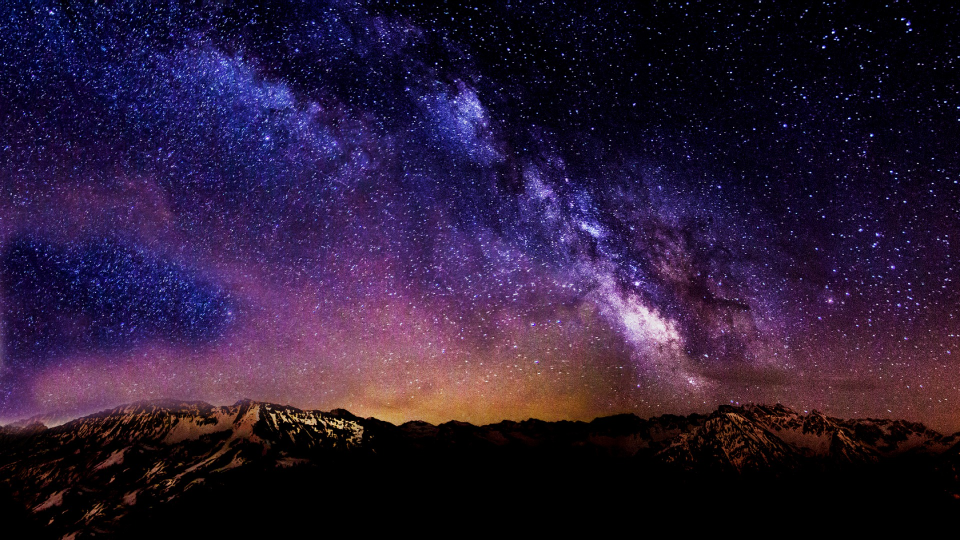
#> input picture Tutorials/starry_night.jpg, 1920 x 1080 px, found by its file name (shown at 1/2 size)
$ python image_resizing.py
#> lines starting #> are read from the running program, lines starting #| are printed output that depends on the picture
import cv2 as cv
import matplotlib.pyplot as plt

# Image resizing
img = cv.imread(cv.samples.findFile("starry_night.jpg"), cv.IMREAD_COLOR)
#> img is the input picture: shape (1080, 1920, 3); mean B, G, R 55.6, 27.1, 43.9
img_rgb = cv.cvtColor(img, cv.COLOR_BGR2RGB)

#cv.imshow("original image", img)

plt.figure(figsize=[18, 5])


plt.subplot(1,4,1)
plt.title("Original")
plt.imshow(img_rgb)


plt.subplot(1, 4, 2)  # row 1, column 3, count 1

cropped_region = img_rgb[200:400, 100:300]
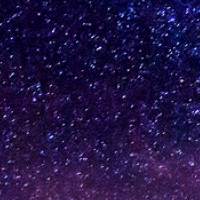
#> cropped_region: shape (200, 200, 3); mean R, G, B 32.7, 18.7, 68.3
resized_img_5x = cv.resize(cropped_region, None, fx=5, fy=5)
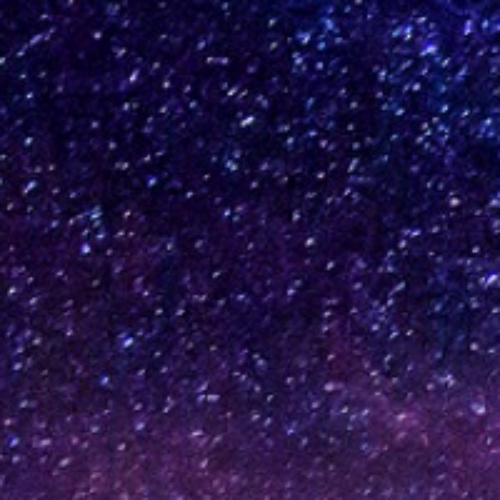
#> resized_img_5x: shape (1000, 1000, 3) (shown at 1/2 size); mean R, G, B 32.6, 18.6, 68.2
plt.imshow(resized_img_5x)
plt.title("Resize Cropped Image with Scale 5X")

width = 200
height = 300
dimension = (width, height)
resized_img = cv.resize(img_rgb, dsize=dimension, interpolation=cv.INTER_AREA)
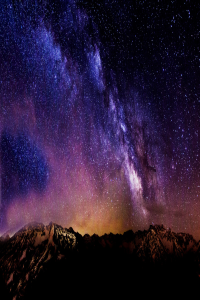
#> resized_img: shape (300, 200, 3); mean R, G, B 43.9, 27.1, 55.6

plt.subplot(1, 4, 3)
plt.imshow(resized_img)
plt.title("Resize Image with Custom Size")

desired_width = 500
aspect_ratio = desired_width / cropped_region.shape[1]
#> aspect_ratio = 2.5
desired_height = int(cropped_region.shape[0] * aspect_ratio)
#> desired_height = 500
dim = (desired_width, desired_height)
#> dim = (500, 500)
resized_cropped_region = cv.resize(cropped_region, dsize=dim, interpolation=cv.INTER_AREA)
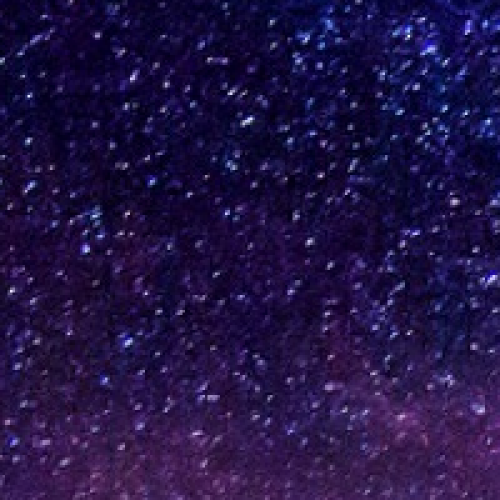
#> resized_cropped_region: shape (500, 500, 3); mean R, G, B 32.8, 18.8, 68.4

plt.subplot(1, 4, 4)
plt.imshow(resized_cropped_region)
plt.title("Keep Aspect Ratio - Resize Cropped Region")
plt.show()
